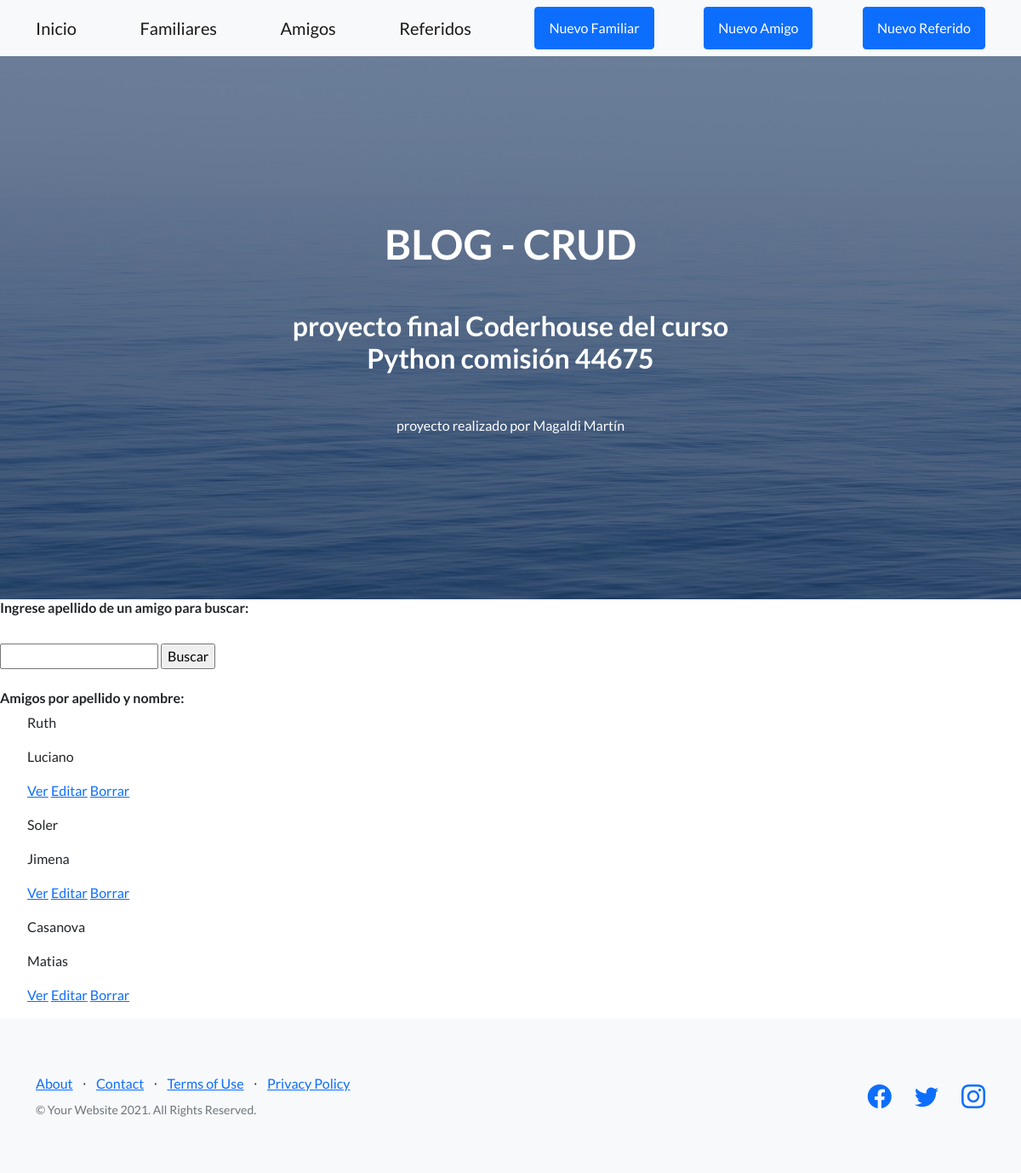
The page /Blog/Amigos/ on the database its author committed.
### Blog/models.py (models this page shows)
class Amigos(models.Model):
    nombre=models.CharField(max_length=40)
    apellido=models.CharField(max_length=40)
    email=models.EmailField()
    dni=models.IntegerField()

### Blog/views.py (the view)
# urls.py: path("Amigos/", views.AmigosList.as_view(),name='Amigos'),
class AmigosList(ListView):
    model = Amigos
    template = 'Blog/amigos_list.html'

### Blog/templates/Blog/amigos_list.html
{% extends "Blog/padre.html" %}
{% load static %}
{% block contenidoQueCambia %}
<h6>Ingrese apellido de un amigo para buscar:</h6>
<br>
<form action="/Blog/otrabusqueda/"    method="get">{% csrf_token %}
    <input type="text" name="apellido" id="apellido">
    <input type="submit", value="Buscar">
</form>
<br>
<h6>Amigos por apellido y nombre:</h6>
    <ul>
        {%for Amigos in object_list%}
            <p>{{Amigos.apellido}}</p>
            <p>{{Amigos.nombre}}</p>
            <p>
                <a href="{% url 'Detail2' Amigos.id %}">Ver</a>
                <a href="{% url 'Edit2' Amigos.id %}">Editar</a>
                <a href="{% url 'Delete2' Amigos.id %}">Borrar</a>
            </p>
        {%endfor%}
    </ul>
{% endblock %}

### rows shown on the page
Amigos: apellido "Ruth", nombre "Luciano"
Amigos: apellido "Soler", nombre "Jimena"
Amigos: apellido "Casanova", nombre "Matias"
